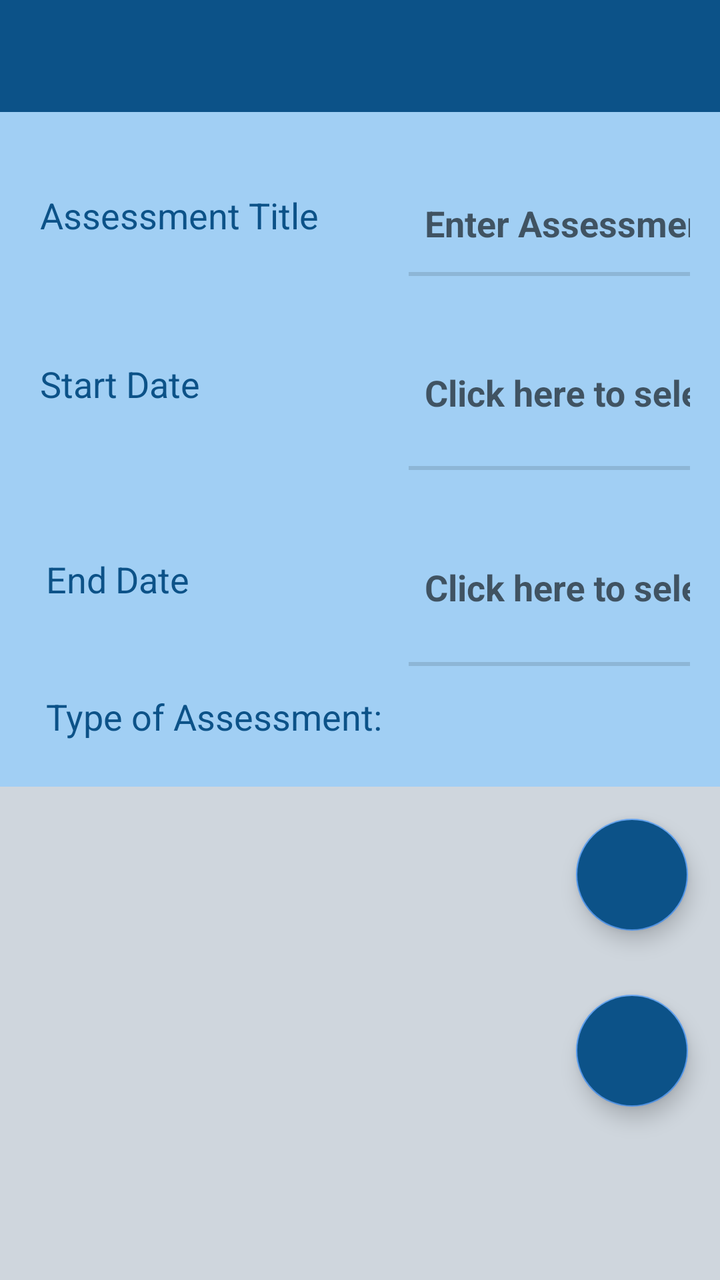
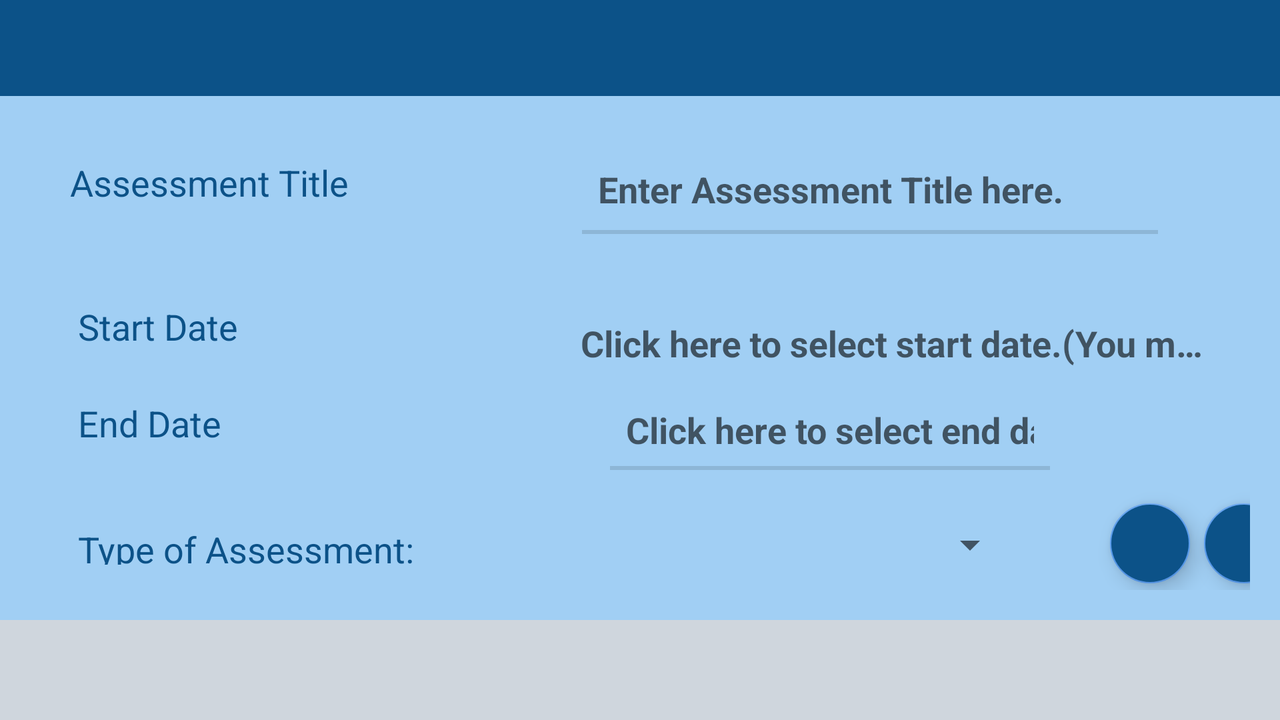

First picture: res/layout/ on a phone held upright. Second picture: the repository's own variant of that layout, on a device whose configuration matches the variant's folder. Source for both follows.
<!-- AndroidManifest.xml: application theme AppTheme -->
<!-- res/layout/activity_add_assessment.xml -->
<?xml version="1.0" encoding="utf-8"?>
<LinearLayout
    xmlns:android="http://schemas.android.com/apk/res/android"
    xmlns:app="http://schemas.android.com/apk/res-auto"
    xmlns:tools="http://schemas.android.com/tools"
    android:layout_width="match_parent"
    android:layout_height="match_parent"
    android:orientation="vertical"
    android:background="@color/background_color"
    tools:context=".UI.AddAssessmentActivity">


    <androidx.appcompat.widget.Toolbar
        android:id="@+id/add_assessment_tool_bar"
        android:layout_width="match_parent"
        android:layout_height="?attr/actionBarSize"
        android:background="@color/colorPrimary"
        android:theme="@style/ThemeOverlay.AppCompat.Light"
        app:titleTextColor="@color/colorAccent" />

    <GridLayout
        android:layout_width="match_parent"
        android:layout_height="wrap_content"
        android:padding="15dp"
        android:columnCount="7"
        android:background="@color/add_color">

        <TextView
            android:layout_width="wrap_content"
            android:layout_height="wrap_content"
            android:layout_row="1"
            android:padding="5dp"
            android:text="@string/add_assessment_title"
            android:textColor="@color/colorPrimary"
            android:textSize="@dimen/add_term_text_size_portrait" />


        <com.google.android.material.textfield.TextInputLayout
            android:id="@+id/error_assessment_edit_title"
            android:layout_width="187dp"
            android:layout_height="wrap_content"
            android:layout_columnSpan="3"
            android:layout_row="1"
            android:layout_margin="5dp">


        <EditText
            android:id="@+id/add_assessment_title_details_tv"
            style="?android:listSeparatorTextViewStyle"
            android:layout_width="206dp"
            android:layout_height="51dp"
            android:layout_row="1"
            android:layout_column="1"
            android:hint="@string/add_assessment__Title_prompt"
            android:inputType="text"
            android:padding="5dp"
            android:textColor="@color/colorPrimary"
            android:textSize="@dimen/add_term_text_size_portrait" />

        </com.google.android.material.textfield.TextInputLayout>

        <TextView
            android:layout_width="wrap_content"
            android:layout_height="wrap_content"
            android:layout_row="2"
            android:layout_column="0"
            android:padding="5dp"
            android:text="@string/add_assessment_start_date"
            android:textColor="@color/colorPrimary"
            android:textSize="@dimen/add_term_text_size_portrait" />



        <com.google.android.material.textfield.TextInputLayout
            android:id="@+id/error_assessment_start_date"
            android:layout_width="187dp"
            android:layout_height="wrap_content"
            android:layout_columnSpan="3"
            android:layout_row="2"
            android:layout_margin="5dp">

            <EditText
                android:id="@+id/add_assessment_start_date_actual_tv"
                style="?android:listSeparatorTextViewStyle"
                android:layout_width="208dp"
                android:layout_height="76dp"
                android:layout_row="2"
                android:layout_column="1"
                android:hint="@string/add_assessment_start_date_hint"
                android:inputType="text"
                android:padding="5dp"
                android:textColor="@color/colorPrimary"
                android:textSize="@dimen/add_term_text_size_portrait" />

        </com.google.android.material.textfield.TextInputLayout>

        <TextView
            android:layout_width="wrap_content"
            android:layout_height="wrap_content"
            android:layout_row="3"
            android:layout_column="0"
            android:padding="@dimen/cell_padding"
            android:text="@string/add_assessment_end_date"
            android:textColor="@color/colorPrimary"
            android:textSize="@dimen/add_term_text_size_portrait" />


        <com.google.android.material.textfield.TextInputLayout
            android:id="@+id/error_assessment_end_date"
            android:layout_width="187dp"
            android:layout_height="wrap_content"
            android:layout_columnSpan="3"
            android:layout_row="3"
            android:layout_margin="5dp">

        <EditText
            android:id="@+id/add_assessment_end_date_actual_tv"
            style="?android:listSeparatorTextViewStyle"
            android:layout_width="205dp"
            android:layout_height="77dp"
            android:layout_row="3"
            android:layout_column="1"
            android:hint="@string/add_assessment_end_date_hint"
            android:padding="@dimen/cell_padding"
            android:textColor="@color/colorPrimary"
            android:textSize="@dimen/add_term_text_size_portrait" />

        </com.google.android.material.textfield.TextInputLayout>

        <TextView
            android:layout_width="wrap_content"
            android:layout_height="wrap_content"
            android:layout_row="4"
            android:layout_column="0"
            android:padding="@dimen/cell_padding"
            android:text="@string/add_assessment_type"
            android:textColor="@color/colorPrimary"
            android:textSize="@dimen/add_term_text_size_portrait" />


        <Spinner
            android:id="@+id/type_spinner"
            android:layout_width="239dp"
            android:layout_height="wrap_content"
            android:layout_row="4"
            android:layout_column="1"/>

    </GridLayout>

    <com.google.android.material.floatingactionbutton.FloatingActionButton
        android:id="@+id/add_assessment_fab"
        android:layout_width="160dp"
        android:layout_height="wrap_content"
        android:layout_gravity="bottom|right"
        android:layout_margin="16dp"
        android:backgroundTint="@color/colorPrimary"
        android:src="@drawable/ic_save_24"
        app:fabSize="normal"
        app:layout_anchorGravity="bottom|right|end" />

    <com.google.android.material.floatingactionbutton.FloatingActionButton
        android:id="@+id/add_assessment_notification_fab"
        android:layout_width="160dp"
        android:layout_height="wrap_content"
        android:layout_gravity="bottom|right"
        android:layout_margin="16dp"
        android:backgroundTint="@color/colorPrimary"
        android:src="@drawable/ic_edit_calendar_24"
        app:fabSize="normal"
        app:layout_anchorGravity="bottom|right|end" />

</LinearLayout>
<!-- resources referenced by this layout -->
<resources>
  <color name="add_color">#A1CFF4</color>&gt;
  <color name="background_color">#CFD6DD</color>
  <color name="colorAccent">#589BED</color>
  <color name="colorPrimary">#0C5288</color>
  <dimen name="add_term_text_size_portrait">18dp</dimen>&gt;
  <dimen name="cell_padding">8dp</dimen>
  <string name="add_assessment__Title_prompt">Enter Assessment Title here.</string>
  <string name="add_assessment_end_date">End Date</string>
  <string name="add_assessment_end_date_hint">Click here to select end date.(You may need to double click)</string>
  <string name="add_assessment_start_date">Start Date</string>
  <string name="add_assessment_start_date_hint">Click here to select start date.(You may need to double click)</string>
  <string name="add_assessment_title">Assessment Title</string>
  <string name="add_assessment_type">Type of Assessment:</string>
  <style name="AppTheme" parent="Theme.AppCompat.Light.NoActionBar">
          <item name="colorPrimary">@color/colorPrimary</item>
          <item name="colorPrimaryDark">@color/colorPrimaryDark</item>
          <item name="colorAccent">@color/colorAccent</item>
          <item name="android:itemBackground">@color/background_color</item>
          <item name="android:actionMenuTextColor">@color/colorPrimary</item>
          <item name="android:textColor">@color/colorPrimary</item>
  
  
      </style>
  <color name="colorPrimaryDark">#072251</color>
</resources>
<!-- res/layout-land/activity_add_assessment.xml (the author's variant of the layout above) -->
<!-- drawn on the phone turned sideways -->
<?xml version="1.0" encoding="utf-8"?>
<LinearLayout
    xmlns:android="http://schemas.android.com/apk/res/android"
    xmlns:app="http://schemas.android.com/apk/res-auto"
    xmlns:tools="http://schemas.android.com/tools"
    android:layout_width="match_parent"
    android:layout_height="match_parent"
    android:orientation="vertical"
    android:background="@color/background_color"
    tools:context=".UI.AddAssessmentActivity">


    <androidx.appcompat.widget.Toolbar
        android:layout_width="match_parent"
        android:layout_height="?attr/actionBarSize"
        android:background="@color/colorPrimary"
        android:theme="@style/ThemeOverlay.AppCompat.Light"
        app:titleTextColor="@color/colorAccent"
        android:id="@+id/add_assessment_tool_bar"/>


    <androidx.constraintlayout.widget.ConstraintLayout
        android:layout_width="match_parent"
        android:layout_height="wrap_content"
        android:background="@color/add_color"
        android:columnCount="10"
        android:padding="15dp">


        <TextView
            android:id="@+id/textView2"
            android:layout_width="164dp"
            android:layout_height="40dp"
            android:layout_row="1"
            android:layout_marginStart="12dp"
            android:layout_marginTop="8dp"
            android:padding="@dimen/cell_padding"
            android:text="@string/add_assessment_title"
            android:textColor="@color/colorPrimary"
            android:textSize="@dimen/add_term_text_size_portrait"
            app:layout_constraintStart_toStartOf="parent"
            app:layout_constraintTop_toTopOf="parent" />


        <com.google.android.material.textfield.TextInputLayout
            android:id="@+id/error_assessment_edit_title"
            android:layout_width="288dp"
            android:layout_height="73dp"
            android:layout_row="1"
            android:layout_columnSpan="3"
            android:layout_marginStart="100dp"
            app:layout_constraintStart_toEndOf="@+id/textView2"
            app:layout_constraintTop_toTopOf="parent">

            <EditText
                android:id="@+id/add_assessment_title_details_tv"
                style="?android:listSeparatorTextViewStyle"
                android:layout_width="match_parent"
                android:layout_height="43dp"
                android:layout_row="1"
                android:layout_column="1"

                android:hint="@string/add_assessment__Title_prompt"
                android:inputType="text"
                android:padding="@dimen/cell_padding"
                android:textColor="@color/colorPrimary"
                android:textSize="@dimen/add_term_text_size_portrait" />

        </com.google.android.material.textfield.TextInputLayout>

        <TextView
            android:id="@+id/textView3"
            android:layout_width="wrap_content"
            android:layout_height="wrap_content"
            android:layout_row="1"
            android:layout_column="3"
            android:layout_marginStart="16dp"
            android:layout_marginTop="32dp"
            android:layout_marginBottom="8dp"
            android:padding="@dimen/cell_padding"
            android:text="@string/add_assessment_start_date"
            android:textColor="@color/colorPrimary"
            android:textSize="@dimen/add_term_text_size_portrait"
            app:layout_constraintBottom_toTopOf="@+id/textView4"
            app:layout_constraintStart_toStartOf="parent"
            app:layout_constraintTop_toBottomOf="@+id/textView2" />


        <TextView
            android:id="@+id/textView4"
            android:layout_width="111dp"
            android:layout_height="39dp"
            android:layout_row="3"
            android:layout_column="0"
            android:layout_marginStart="16dp"
            android:layout_marginTop="8dp"
            android:padding="@dimen/cell_padding"
            android:text="@string/add_assessment_end_date"
            android:textColor="@color/colorPrimary"
            android:textSize="@dimen/add_term_text_size_portrait"
            app:layout_constraintStart_toStartOf="parent"
            app:layout_constraintTop_toBottomOf="@+id/textView3" />

        <com.google.android.material.textfield.TextInputLayout
            android:id="@+id/error_assessment_end_date"
            android:layout_width="281dp"
            android:layout_height="51dp"
            android:layout_row="3"
            android:layout_columnSpan="3"
            android:layout_margin="5dp"
            android:layout_marginStart="185dp"
            android:layout_marginTop="9dp"
            app:layout_constraintEnd_toEndOf="parent"
            app:layout_constraintHorizontal_bias="0.458"
            app:layout_constraintStart_toEndOf="@+id/textView4"
            app:layout_constraintTop_toBottomOf="@+id/error_assessment_start_date">


        </com.google.android.material.textfield.TextInputLayout>

        <TextView
            android:id="@+id/textView5"
            android:layout_width="204dp"
            android:layout_height="36dp"
            android:layout_row="4"
            android:layout_column="0"
            android:layout_marginStart="16dp"
            android:layout_marginTop="24dp"
            android:padding="@dimen/cell_padding"
            android:text="@string/add_assessment_type"
            android:textColor="@color/colorPrimary"
            android:textSize="@dimen/add_term_text_size_portrait"
            app:layout_constraintStart_toStartOf="parent"
            app:layout_constraintTop_toBottomOf="@+id/textView4" />

        <Spinner
            android:id="@+id/type_spinner"
            android:layout_width="214dp"
            android:layout_height="35dp"
            android:layout_row="4"
            android:layout_column="1"
            android:layout_marginStart="60dp"
            android:layout_marginTop="20dp"
            android:textSize="@dimen/add_term_text_size_portrait"
            app:layout_constraintStart_toEndOf="@+id/textView5"
            app:layout_constraintTop_toBottomOf="@+id/add_assessment_end_date_actual_tv" />

        <com.google.android.material.floatingactionbutton.FloatingActionButton
            android:id="@+id/add_assessment_fab"
            android:layout_width="wrap_content"
            android:layout_height="wrap_content"
            android:layout_alignParentStart="true"
            android:layout_alignParentTop="true"
            android:layout_alignParentBottom="true"
            android:layout_marginStart="540dp"
            android:backgroundTint="@color/colorPrimary"
            android:gravity="center"
            android:src="@drawable/ic_save_24"
            app:fabSize="mini"
            app:layout_constraintBottom_toBottomOf="parent"
            app:layout_constraintStart_toStartOf="parent"
            app:layout_constraintTop_toTopOf="parent"
            app:layout_constraintVertical_bias="0.982" />

        <com.google.android.material.floatingactionbutton.FloatingActionButton
            android:id="@+id/add_assessment_notification_fab"
            android:layout_width="wrap_content"
            android:layout_height="wrap_content"
            android:layout_alignParentTop="true"
            android:layout_alignParentEnd="true"
            android:layout_alignParentBottom="true"
            android:layout_marginStart="8dp"
            android:layout_toEndOf="@+id/add_assessment_fab"
            android:backgroundTint="@color/colorPrimary"
            android:src="@drawable/ic_edit_calendar_24"
            app:fabSize="mini"
            app:layout_constraintBottom_toBottomOf="parent"
            app:layout_constraintEnd_toEndOf="parent"
            app:layout_constraintHorizontal_bias="0.068"
            app:layout_constraintStart_toEndOf="@+id/add_assessment_fab"
            app:layout_constraintTop_toTopOf="parent"
            app:layout_constraintVertical_bias="0.982" />

        <com.google.android.material.textfield.TextInputLayout
            android:id="@+id/error_assessment_start_date"
            android:layout_width="336dp"
            android:layout_height="51dp"
            android:layout_row="2"
            android:layout_columnSpan="3"
            android:layout_marginStart="155dp"
            android:layout_marginBottom="12dp"
            app:layout_constraintBottom_toTopOf="@+id/add_assessment_end_date_actual_tv"
            app:layout_constraintEnd_toEndOf="parent"
            app:layout_constraintHorizontal_bias="0.0"
            app:layout_constraintStart_toEndOf="@+id/textView3"
            app:layout_constraintTop_toBottomOf="@+id/error_assessment_edit_title"
            app:layout_constraintVertical_bias="0.0">

            <EditText
                android:id="@+id/add_assessment_start_date_actual_tv"
                style="?android:listSeparatorTextViewStyle"
                android:layout_width="match_parent"
                android:layout_height="51dp"
                android:layout_row="1"
                android:layout_column="4"
                android:layout_marginTop="8dp"
                android:hint="@string/add_assessment_start_date_hint"
                android:inputType="text"
                android:padding="@dimen/cell_padding"
                android:textColor="@color/colorPrimary"
                android:textSize="@dimen/add_term_text_size_portrait"
                app:layout_constraintStart_toEndOf="@+id/textView3"
                app:layout_constraintTop_toBottomOf="@+id/error_assessment_edit_title" />

        </com.google.android.material.textfield.TextInputLayout>

        <EditText
            android:id="@+id/add_assessment_end_date_actual_tv"
            style="?android:listSeparatorTextViewStyle"
            android:layout_width="220dp"
            android:layout_height="36dp"
            android:layout_marginStart="147dp"
            android:layout_marginBottom="60dp"
            android:hint="@string/add_assessment_end_date_hint"
            android:inputType="text"
            android:padding="@dimen/cell_padding"
            android:textColor="@color/colorPrimary"
            android:textSize="@dimen/add_term_text_size_portrait"
            app:layout_constraintBottom_toBottomOf="parent"
            app:layout_constraintEnd_toEndOf="parent"
            app:layout_constraintHorizontal_bias="0.137"
            app:layout_constraintStart_toEndOf="@+id/textView4" />

    </androidx.constraintlayout.widget.ConstraintLayout>


</LinearLayout>
